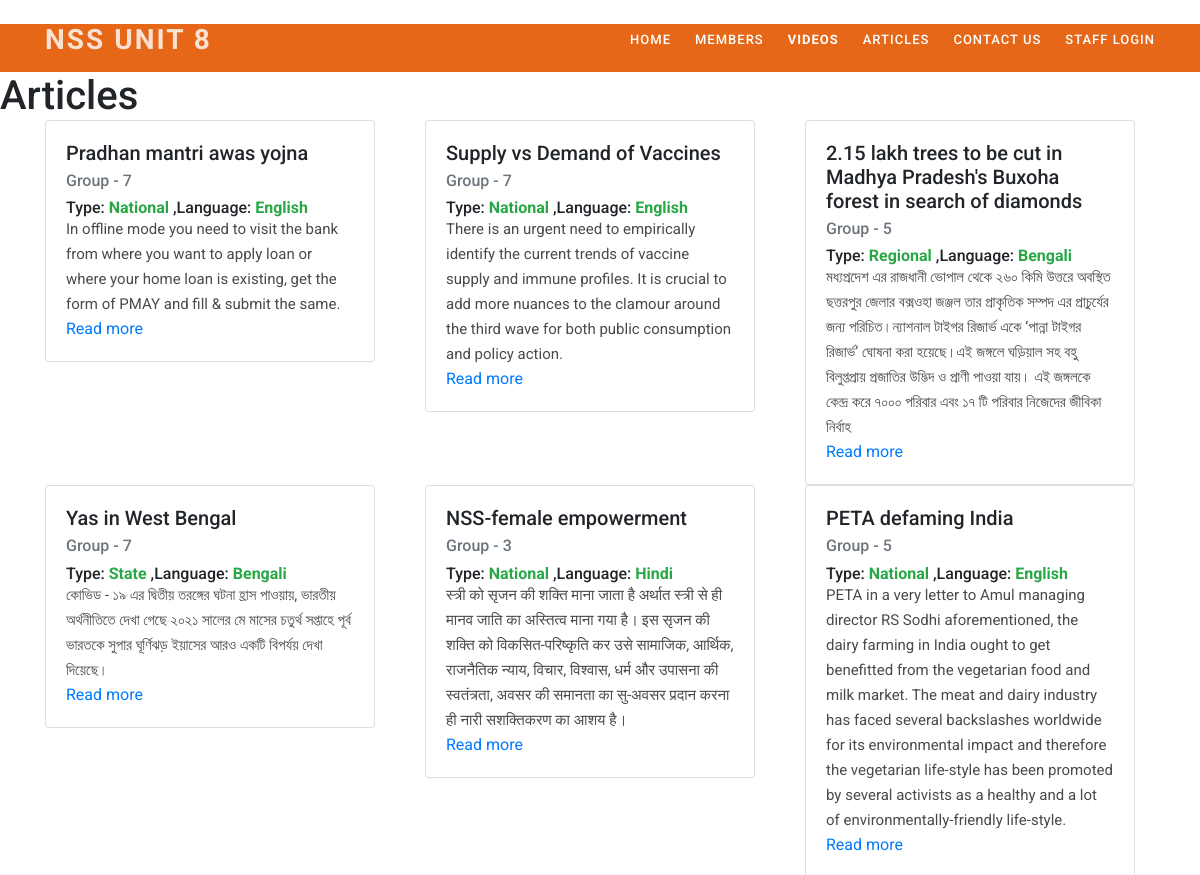
The app's page /articles/ (upper part), older data.
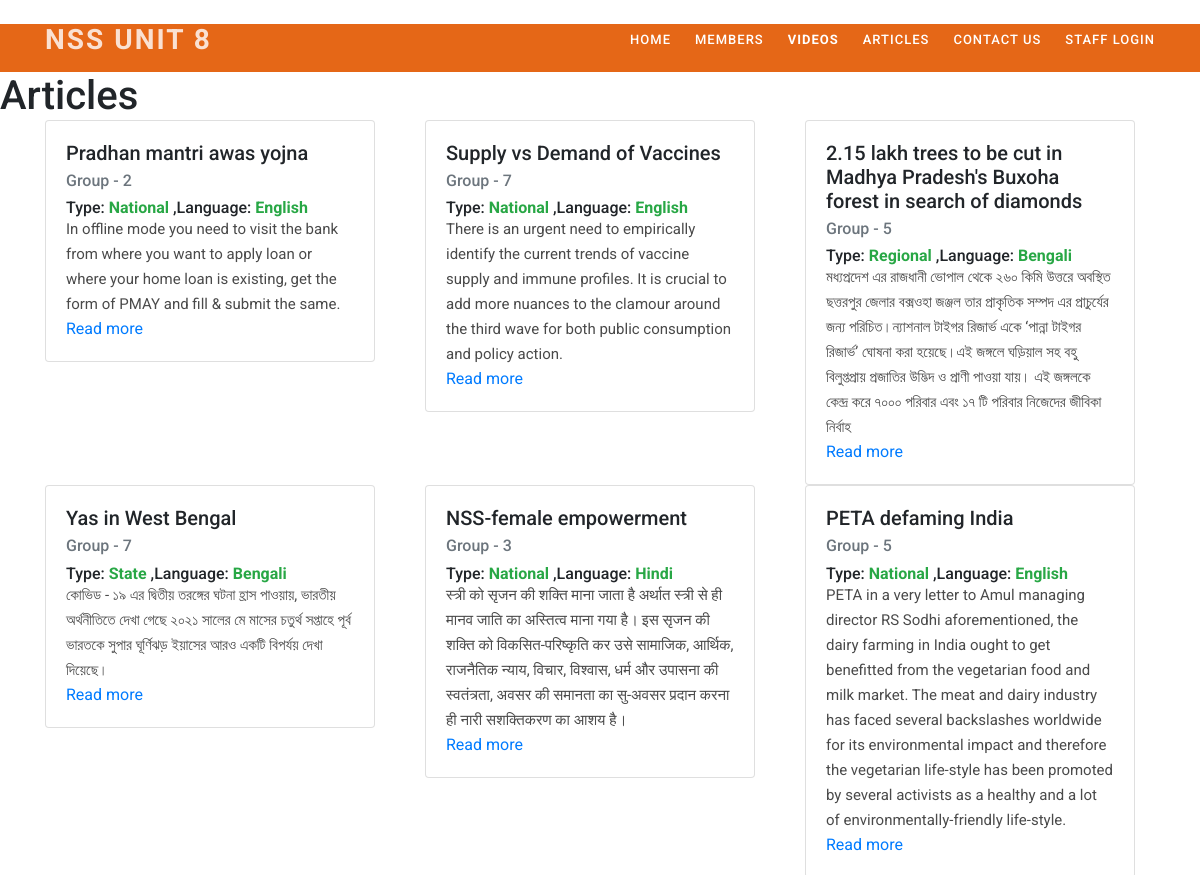
The same page, newer data.
### posts/models.py (models this page shows, shortened)
class article(models.Model):
  title = models.CharField(max_length=200)
  Contributors = models.CharField(max_length=500)
  slug = AutoSlugField(populate_from='title')
  intro = models.TextField()
  TYPE_CHOICES = (
        ('State','State'),
        ('National','National'),
        ('Regional','Regional')
    )
  TEXT_LANG = (
        ('English', 'English'),
        ('Hindi','Hindi'),
        ('Bengali','Bengali'),
        ('Urdu','Urdu'),
        ('Kannada','Kannada'),
        ('Marathi','Marathi'),
        ('Odia','Odia'),
        ('Telgu','Telgu'),
        ('Tamil','Tamil')
    )
  Article_type = models.CharField(choices=TYPE_CHOICES,default='National',max_length=20)
  Language = models.CharField(choices=TEXT_LANG,default='English',max_length=20)
  photo = models.ImageField(upload_to='photos',blank=True, null=True)
  Link_to_Published_Doc = models.CharField(max_length=200)
  date_added = models.DateTimeField(auto_now_add=True)
  updated_at = models.DateTimeField(auto_now=True)
  class Meta:
    ordering = ['-date_added']

### posts/views.py (the view)
# urls.py: path('articles/',showarticles,name='Articles'),
def showarticles(request):
  objects = article.objects.all()
  return render(request,'articles.html',{'list':objects})

### templates/articles.html
{% extends 'base.html' %}
{% block content %}
  <div style="background-color:#E56717;">
    <br>
    <br>
  </div>
    <h1> Articles</h1>
    <div class="container">
      <div class="row row-cols-3">
        {% for object in list %}
          <div class="col">
          <div class="card" style="width: 330px;">
          <div class="card-body">
            <h5 class="card-title">{{object.title}}</h5>
            <h6 class="card-subtitle mb-2 text-muted">{{object.Contributors}}</h6>
            <h6>Type: <a style="color: #28a745;font-weight: bold;">{{ object.Article_type }} </a>,Language: <a style="color: #28a745;font-weight: bold;">{{ object.Language }}</a></h6>
            <p class="card-text"> {{object.intro}}</p>
            <a href="/posts/{{ object.slug }}" class="card-link">Read more</a>
          </div>
          </div>
          </div>
    {% endfor %}
    </div>
  </div>
{% endblock %}

Row changes from the older to the newer data that the page shows:
changed article "Pradhan mantri awas yojna": Contributors "Group - 7" → "Group - 2"
